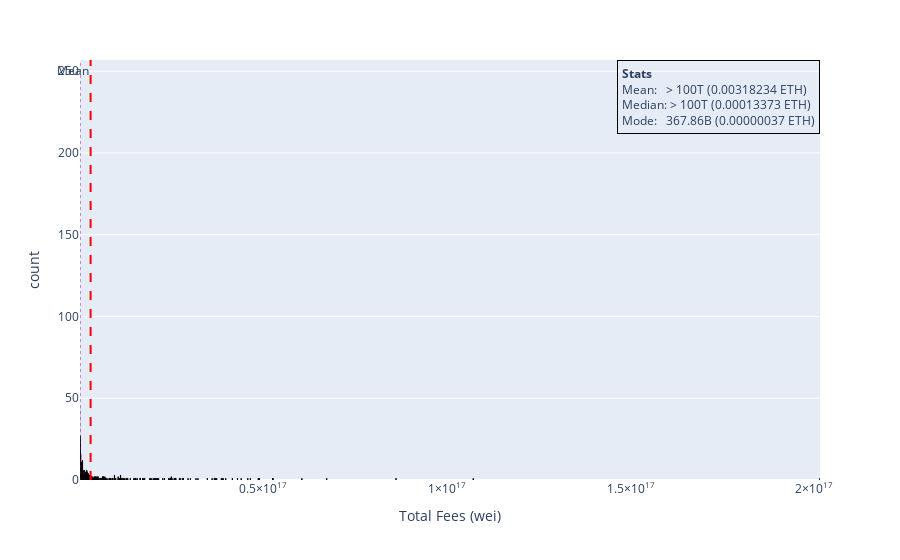

The code cell stored with this chart in its notebook:
### Code cell
mean_val = data["Total Fees (wei)"].mean()
formatted_mean = format_short_scale(mean_val)
mean_val_eth = mean_val / 1e18
formatted_mean_eth = f"{mean_val_eth:.8f} ETH"
median_val = data["Total Fees (wei)"].median()
formatted_median = format_short_scale(median_val)
median_val_eth = median_val / 1e18
formatted_median_eth = f"{median_val_eth:.8f} ETH"
mode_val = data["Total Fees (wei)"].mode()[0]
formatted_mode = format_short_scale(mode_val)
mode_val_eth = mode_val / 1e18
formatted_mode_eth = f"{mode_val_eth:.8f} ETH"
fig = px.histogram(data, x="Total Fees (wei)", nbins=10000,text_auto=True,
    range_x=[0.00030 * 1e18, data["Total Fees (wei)"].max()]
)
fig.add_vline(x=mean_val,line_color="red",line_width=2,line_dash="dash",annotation_text="Mean",annotation_position="top left")
fig.add_vline(x=median_val,line_color="purple",line_width=2,line_dash="dot",annotation_text="Median",annotation_position="top right")
fig.add_vline(x=mode_val,line_color="green",line_width=2,line_dash="dashdot",annotation_text="Mode",annotation_position="top left")

fig.add_annotation(
    x=1,
    y=1,
    xref="paper",
    yref="paper",
    showarrow=False,
    align="left",
    bordercolor="black",
    borderwidth=1,
    borderpad=4,
    text=(
        f"<b>Stats</b><br>"
        f"Mean:   {formatted_mean} ({formatted_mean_eth})<br>"
        f"Median: {formatted_median} ({formatted_median_eth})<br>"
        f"Mode:   {formatted_mode} ({formatted_mode_eth})"
    )
)
fig.update_traces(
    marker_line_width=1,
    marker_line_color="black"
)

fig.show()

### Figure 1 — Plotly figure (JSON) as saved in the notebook; plotly's stock layout.template omitted (floating-point values rounded to 4 significant figures; data arrays with more than 128 entries replaced by an {"elided": "..."} marker saying what was removed)
{"data": [{"alignmentgroup": "True", "bingroup": "x", "hovertemplate": "Total Fees (wei)=%{x}<br>count=%{y}<extra></extra>", "legendgroup": "", "marker": {"color": "#636efa", "line": {"color": "black", "width": 1}, "pattern": {"shape": ""}}, "name": "", "nbinsx": 10000, "offsetgroup": "", "orientation": "v", "showlegend": false, "texttemplate": "%{value}", "type": "histogram", "x": {"elided": "1053 int values"}, "xaxis": "x", "yaxis": "y"}], "layout": {"annotations": [{"showarrow": false, "text": "Mean", "x": 3182000000000000.0, "xanchor": "right", "xref": "x", "y": 1, "yanchor": "top", "yref": "y domain"}, {"showarrow": false, "text": "Median", "x": 133725121222261, "xanchor": "left", "xref": "x", "y": 1, "yanchor": "top", "yref": "y domain"}, {"showarrow": false, "text": "Mode", "x": 367863403277, "xanchor": "right", "xref": "x", "y": 1, "yanchor": "top", "yref": "y domain"}, {"align": "left", "bordercolor": "black", "borderpad": 4, "borderwidth": 1, "showarrow": false, "text": "<b>Stats</b><br>Mean:   > 100T (0.00318234 ETH)<br>Median: > 100T (0.00013373 ETH)<br>Mode:   367.86B (0.00000037 ETH)", "x": 1, "xref": "paper", "y": 1, "yref": "paper"}], "barmode": "relative", "legend": {"tracegroupgap": 0}, "margin": {"t": 60}, "shapes": [{"line": {"color": "red", "dash": "dash", "width": 2}, "type": "line", "x0": 3182000000000000.0, "x1": 3182000000000000.0, "xref": "x", "y0": 0, "y1": 1, "yref": "y domain"}, {"line": {"color": "purple", "dash": "dot", "width": 2}, "type": "line", "x0": 133725121222261, "x1": 133725121222261, "xref": "x", "y0": 0, "y1": 1, "yref": "y domain"}, {"line": {"color": "green", "dash": "dashdot", "width": 2}, "type": "line", "x0": 367863403277, "x1": 367863403277, "xref": "x", "y0": 0, "y1": 1, "yref": "y domain"}], "xaxis": {"anchor": "y", "domain": [0, 1], "range": [300000000000000, 201498533563862720], "title": {"text": "Total Fees (wei)"}}, "yaxis": {"anchor": "x", "domain": [0, 1], "title": {"text": "count"}}}}
